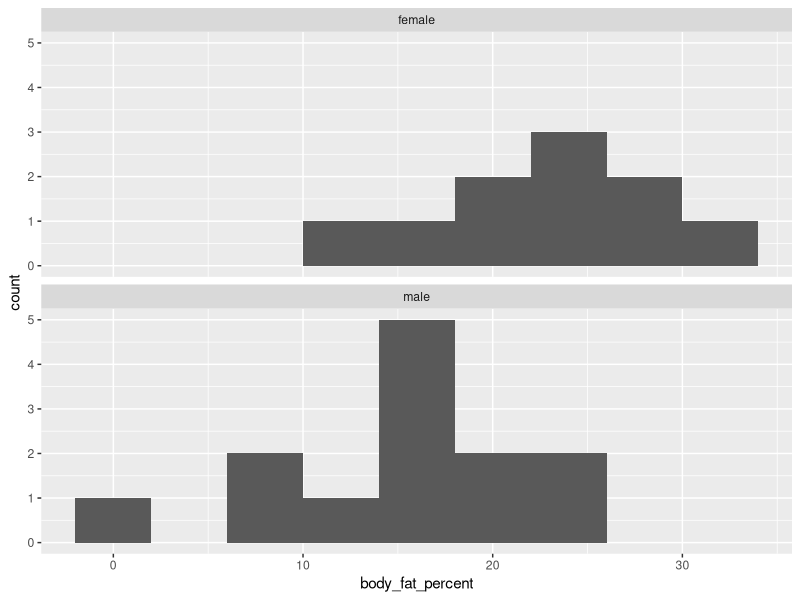

R code for this plot:
## ---- chunk 1
rm(list=ls())
library(tidyverse)
library(here)

bmi <- read.csv(here("data", "body_fat_percentage.csv"))
glimpse(bmi)

bmi$gender <- as.factor(bmi$gender)
## ---- chunk 2
ggplot(bmi, aes(body_fat_percent)) +
  geom_histogram(binwidth=4) +
  facet_wrap(bmi$gender, ncol = 1)
## ---- chunk 3
bmi_data <- bmi |> group_by(gender) |>
  summarise(mean = mean(body_fat_percent, na.rm = TRUE),
            sd = sd(body_fat_percent, na.rm = TRUE))
## ---- chunk 4
t.test(body_fat_percent ~ gender, data = bmi)
# t.test(response ~ predictor, data = data frame)
